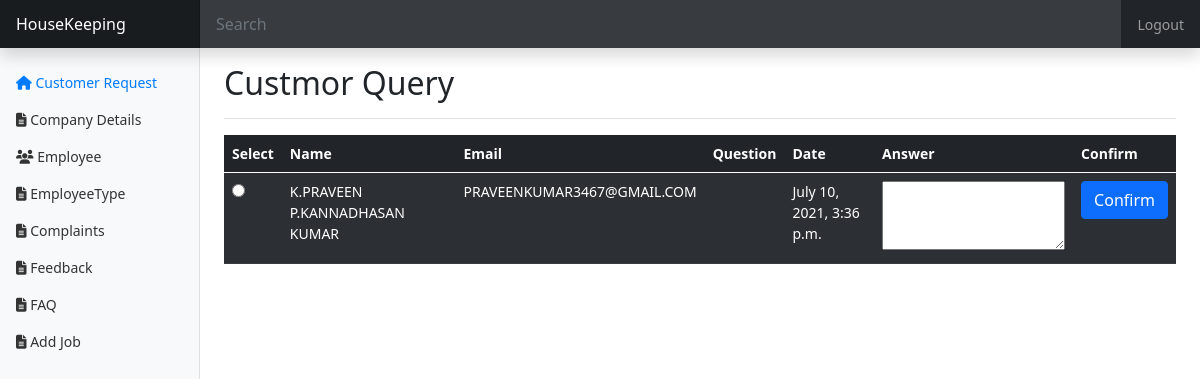
The app's page /query/ (signed in), older data.
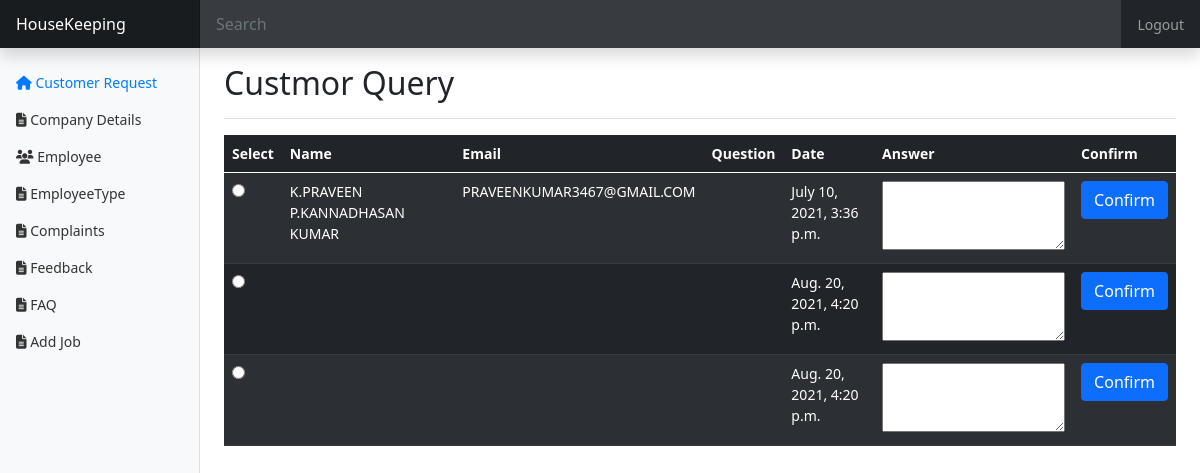
The same page, newer data.
### housekeeping/models.py (models this page shows)
class ContactUs(models.Model):
    name = models.CharField(max_length=45,null=False)
    email = models.CharField(max_length=45, null=False)
    query = models.TextField(null=False)
    answer =models.TextField(null=True)
    date = models.DateTimeField(default=timezone.now, editable=False, )

### housekeeping/adminviews.py (the view)
# urls.py: path("query/", adminviews.query, name="query"),
def query(request):
    data = ContactUs.objects.filter(answer__isnull=True)
    param={
        "query": data
    }
    return render(request, "admin/query.html",param)

### housekeeping/templates/admin/query.html (shortened to what this page needs)
{% extends 'admin/adminTemplate.html'%}
{%block body%}
{%if user.is_authenticated%}
{% load static %}
  <main class="col-md-9 ms-sm-auto col-lg-10 px-md-4">
                <div
                    class="d-flex justify-content-between flex-wrap flex-md-nowrap align-items-center pt-3 pb-2 mb-3 border-bottom">
                    <h1 class="h2">Custmor Query</h1>
                </div>
        {% if query%}
          <div class="table-responsive">
                <table class="table table-dark table-striped">
                    <thead>
                      <tr>
                          <th scope="col">Select</th>
                        <th scope="col">Name</th>
                        <th scope="col">Email</th>
                        <th scope="col">Question</th>
                        <th scope="col">Date</th>
                          <th scope="col">Answer</th>
                          <th scope="col">Confirm</th>
                      </tr>
                    </thead>
                    <tbody>
                     <form method="post" action="/answerfaq/">
                          {% for q in query %}
                      <tr>
                          <td><input  type="radio" name="rd" id="rd" value={{q.id}} required></td>
                         <td>{{q.name}}</td>
                         <td>{{q.email}}</td>
                         <td>{{q.query}}</td>
                         <td>{{q.date}}</td>
                         <td><textarea name=answer{{q.id}} rows="3"></textarea></td>
                          <td><button type="submit" class="btn btn-primary">Confirm</button></td>
                       </tr>
                      {%endfor%}
                     </form>
                    </tbody>
                  </table>
          </div>
      {%else%}
      <h1>No Frequently Asked Question</h1>
      {% endif %}
  </main>
{%endif%}
{%endblock%}

### housekeeping/templates/admin/adminTemplate.html (shortened to what this page needs)
<!DOCTYPE html>
<html lang="en">
{% load static %}
<head>
    <link href="https://cdn.jsdelivr.net/npm/bootstrap@5.0.1/dist/css/bootstrap.min.css" rel="stylesheet"
>
    <link rel="stylesheet" href="{%static 'housekeeping/css/admin.css' %}">
</head>
<body>
    <header class="navbar navbar-dark sticky-top bg-dark flex-md-nowrap p-0 shadow">
        <a class="navbar-brand col-md-3 col-lg-2 me-0 px-3" href="#">HouseKeeping</a>
        <input class="form-control form-control-dark w-100" type="text" placeholder="Search" aria-label="Search">
        <ul class="navbar-nav px-3">
            <li class="nav-item text-nowrap">
                <a class="nav-link" href="{{'/userlogout'}}">Logout</a>
            </li>
        </ul>
    </header>
    <div class="container-fluid">
        <div class="row">
            <nav id="sidebarMenu" class="col-md-3 col-lg-2 d-md-block bg-light sidebar collapse">
                <div class="position-sticky pt-3">
                    <ul class="nav flex-column">
                         <li class="nav-item">
                            <a class="nav-link active" aria-current="page" href="{{'/adminHome'}}">
                                <i class="fas fa-home"></i>
                                Customer Request
                            </a>
                        </li>
                        <li class="nav-item">
                            <a class="nav-link" aria-current="page" href="{{'/companyDetails'}}">
                                <i class="fas fa-file-alt"></i>
                                Company Details
                            </a>
                        </li>
                        <li class="nav-item">
                            <a class="nav-link" href="{{'/employee'}}">
                                <i class="fas fa-users"></i>
                                Employee</a>
                       </li>
                        <li class="nav-item">
                            <a class="nav-link" href="{{'/employeeType'}}">
                                <i class="fas fa-file-alt"></i>
                                EmployeeType
                            </a>
                        </li>
                        <li class="nav-item">
                            <a class="nav-link" href="{{'/complaint'}}">
                                <i class="fas fa-file-alt"></i>
                                Complaints
                            </a>
                        </li>
                        <li class="nav-item">
                            <a class="nav-link" href="{{'/feedback'}}">
                                <i class="fas fa-file-alt"></i>
                                Feedback
                            </a>
                        </li>
                          <li class="nav-item">
                            <a class="nav-link" href="{{'/query'}}">
                                <i class="fas fa-file-alt"></i>
                                FAQ
                            </a>
                        </li>
                           <li class="nav-item">
                            <a class="nav-link" href="{{'/jobposting'}}">
                                <i class="fas fa-file-alt"></i>
                                Add Job
                            </a>
                        </li>
                    </ul>
                </div>
            </nav>
       {%block body%}
       {% endblock %}
        </div>
    </div>
</body>
</html>

### housekeeping/static/housekeeping/css/admin.css (style rules this page uses)
body { font-size: .875rem; }
.sidebar { position: fixed; top: 0; bottom: 0; left: 0; z-index: 100; padding: 48px 0 0; box-shadow: inset -1px 0 0 rgba(0, 0, 0, .1); }
.sidebar .nav-link { font-weight: 500; color: #333; }
.sidebar .nav-link.active { color: #007bff; }
.navbar-brand { padding-top: .75rem; padding-bottom: .75rem; font-size: 1rem; background-color: rgba(0, 0, 0, .25); box-shadow: inset -1px 0 0 rgba(0, 0, 0, .25); }
.navbar .form-control { padding: .75rem 1rem; border-width: 0; border-radius: 0; }
.form-control-dark { color: #fff; background-color: rgba(255, 255, 255, .1); border-color: rgba(255, 255, 255, .1); }

Row changes from the older to the newer data that the page shows:
added ContactUs: date "Aug. 20, 2021, 4:20 p.m."
added ContactUs: date "Aug. 20, 2021, 4:20 p.m."
